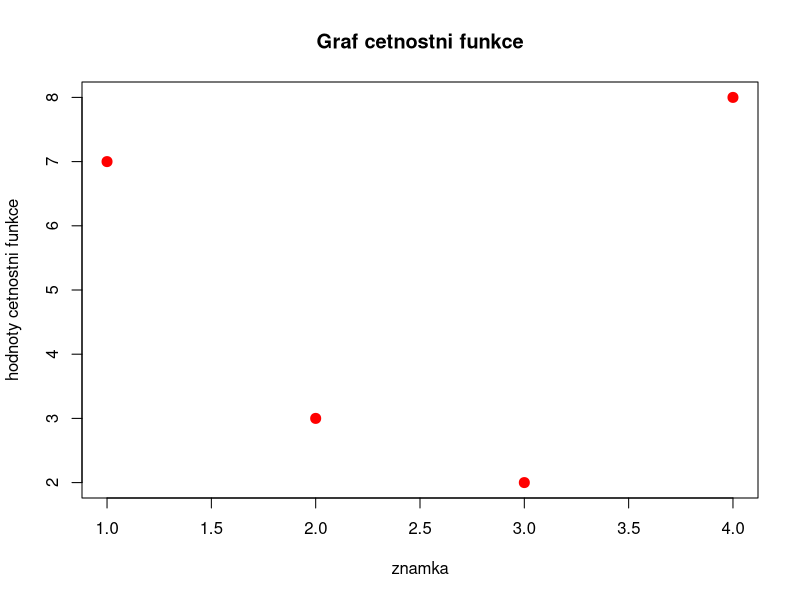
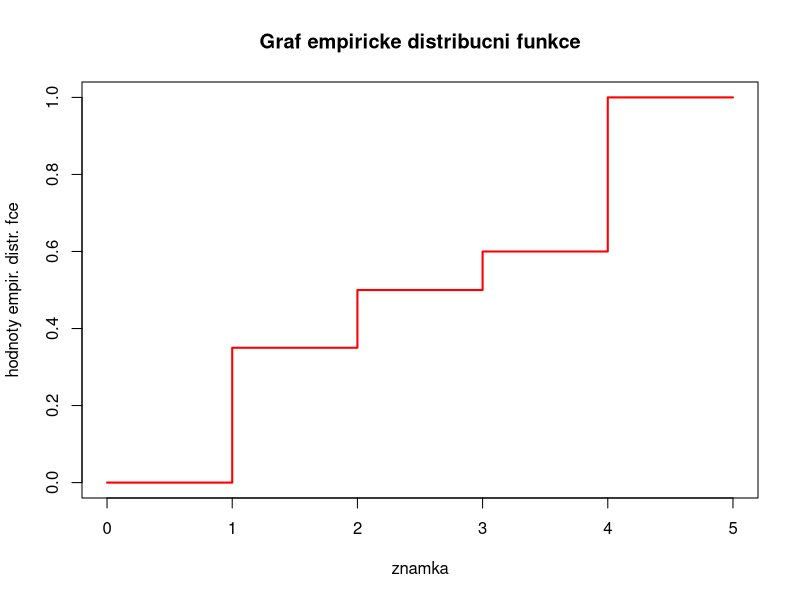
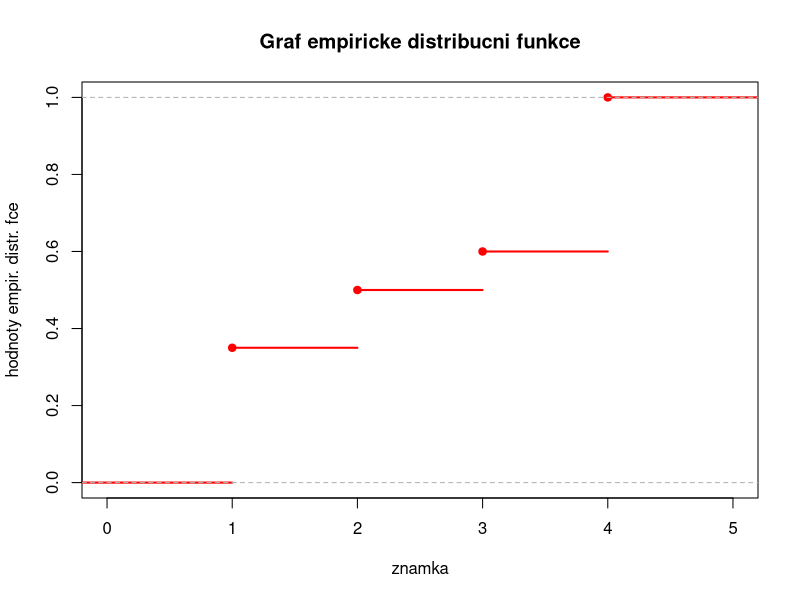
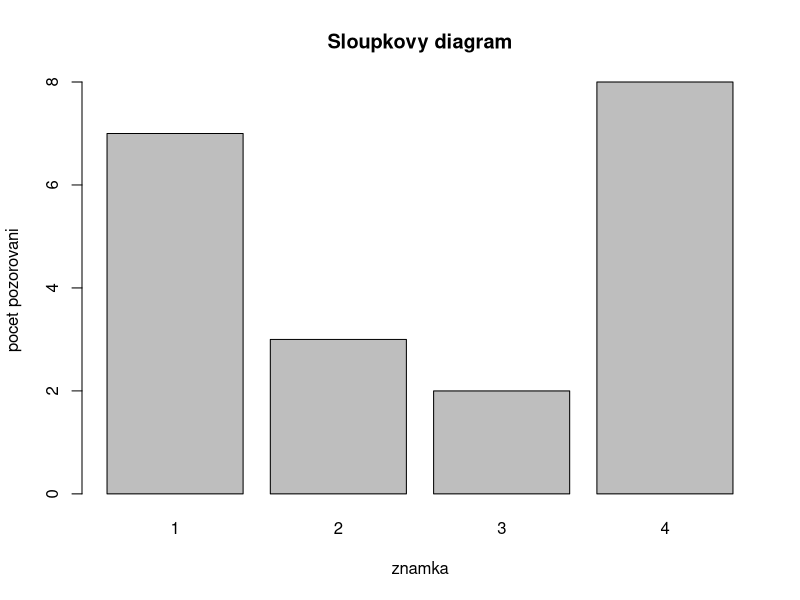
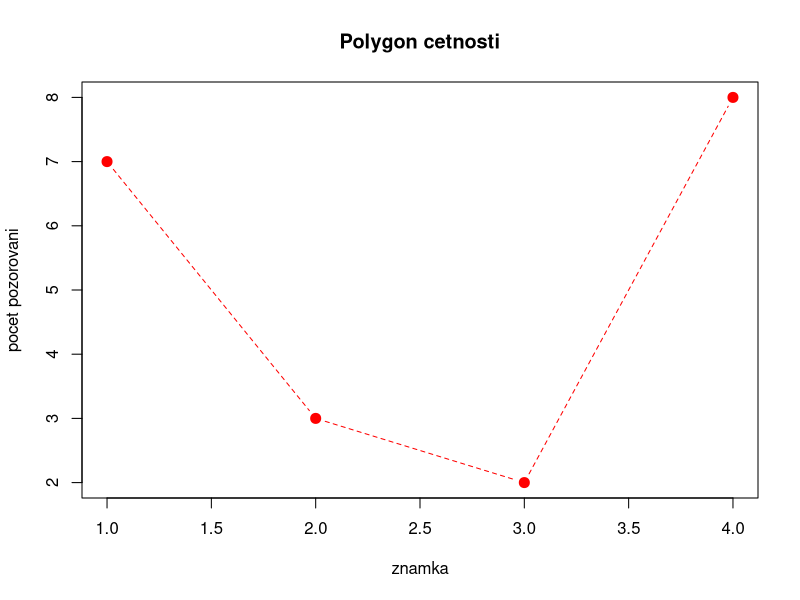
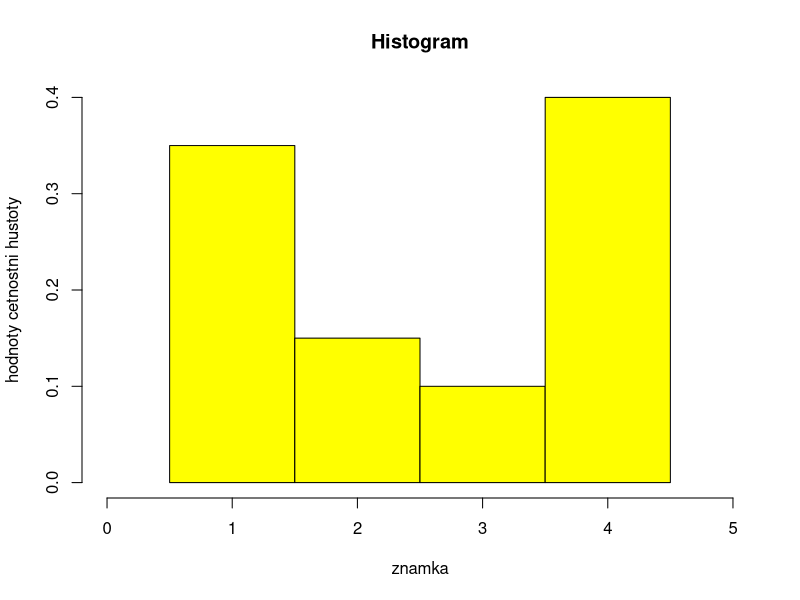
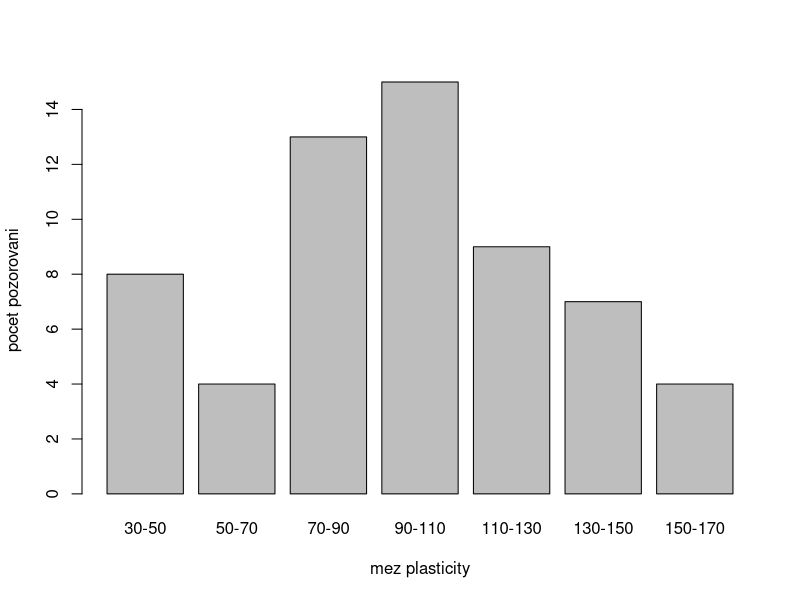
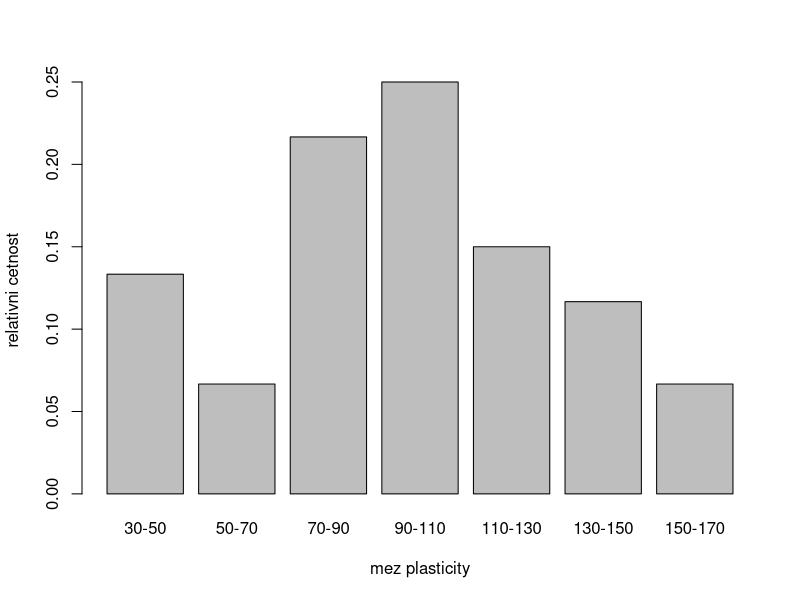

These charts were generated, in order, by the following R code: (Note: this script raises an error after producing the figures.)
#  Priklad 1.1 z prednasky

getwd ()
# Nastavte si pracovni adresar tam, kde mate ulozeny datove soubory, prikazem "setwd"
# anebo v zalozce Files se prepnete do adresare a zvolte More > Set As Working Directory
setwd (".")

data <- read.csv (file = "cv08-01.csv", header = TRUE, sep = ",", dec = ".")
str (data)

#	pocet skupin
r <- nrow (data)

#	absolutni cetnosti
n.j <- data$cetnosti

#	pocet pozorovani
n <- sum (n.j)

#	relativni cestnosti
p.j <- n.j / n
sum (p.j)

# kumulativni absolutni cetnosti
N.j <- cumsum (n.j)

# kumulativni relativni cetnosti
F.j <- N.j / n

#	tabulka 
tabulka <- data.frame (znamka = data$znamka, n.j, p.j, N.j, F.j)
tabulka

#	graf cetnostni funkce
plot (tabulka$znamka, tabulka$n.j, type = "p", pch = 20, cex = 2, col = "red", xlab = "znamka", ylab = "hodnoty cetnostni funkce", main = "Graf cetnostni funkce")

# graf empiricke distribucni funkce
plot (c(0,tabulka$znamka,5), c(0,tabulka$F.j,1), type="s", xlab = "znamka", ylab = "hodnoty empir. distr. fce", main="Graf empiricke distribucni funkce", col = "red", lwd = 2)

X <- rep (tabulka$znamka, tabulka$n.j)
plot (ecdf (X), col = "red", lwd = 2, xlab = "znamka", ylab = "hodnoty empir. distr. fce", main="Graf empiricke distribucni funkce")

# sloupkovy diagram
barplot (tabulka$n.j, names.arg = tabulka$znamka, xlab = "znamka", ylab = "pocet pozorovani", main = "Sloupkovy diagram")

# polygon cetnosti
plot (tabulka$znamka, tabulka$n.j, type="b", pch = 20, xlab = "znamka", ylab = "pocet pozorovani", main = "Polygon cetnosti", col = "red", cex = 2, lty = 2)

#	histogram 
hist (X, breaks = seq (0.5, 4.5, by = 1), freq = FALSE, col = "yellow", xlab = "znamka", ylab = "hodnoty cetnostni hustoty", main = "Histogram", xlim = c (0, 5))



#	=====================================================================================================================================
# Priklad 1.2 z prednasky 

data <- read.csv (file = "cv08-02.csv", header = TRUE, sep = ",", dec = ".")
str (data)

#	pocet skupin
r <- nrow (data)

# stredy intervalu
stredy <- (data$mez.d + data$mez.h) / 2

# delky intervalu 
d.j <- data$mez.h - data$mez.d

#	absolutni cetnosti
n.j <- data$pocet

#	pocet pozorovani
n <- sum (n.j)

#	relativni cestnosti
p.j <- n.j / n
sum (p.j)

# kumulativni absolutni cetnosti
N.j <- cumsum (n.j)

# kumulativni relativni cetnosti
F.j <- N.j / n

# cetnostni hustota
f.j <- p.j / d.j

#	tabulka 
tabulka <- data.frame (mez.d = data$mez.d, mez.h = data$mez.h, stredy, d.j, n.j, p.j, N.j, F.j, f.j)
tabulka

# sloupkovy diagram cetnosti
barplot (tabulka$n.j, names.arg = paste (tabulka$mez.d, "-", tabulka$mez.h, sep = ""), xlab = "mez plasticity", ylab = "pocet pozorovani")

# sloupkovy diagram relativnich cetnosti
barplot (tabulka$p.j, names.arg = paste (tabulka$mez.d, "-", tabulka$mez.h, sep = ""), xlab = "mez plasticity", ylab = "relativni cetnost")

# sloupkovy diagram cetnostni hustoty
barplot (tabulka$f.j, names.arg = paste (tabulka$mez.d, "-", tabulka$mez.h, sep = ""), space = 0, xlab = "mez plasticity", ylab = "cetnostni hustota", main = "Histogram")

#	histogram 
X <- rep (tabulka$stredy, tabulka$n.j)
hist (X, breaks = c (tabulka$mez.d[1], tabulka$mez.h), freq = FALSE, col = "yellow", xlab = "mez plasticity", ylab = "hodnoty cetnostni hustoty", main = "Histogram")

# graf empiricke distribucni funkce
plot (c(0,tabulka$mez.d[1],tabulka$mez.h,200), c(0,0,tabulka$F.j,1), type = "b", xlab = "mez plasticity", ylab = "hodnoty empir. distr. fce", main = "Graf empiricke distribucni funkce", col = "red")



#	=====================================================================================================================================
# Priklad 1.3 z prednasky 

#...
mean(X)

rozptyl <- mean (X^2) - mean(X)^2
rozptyl

smerodatnaodchylka = sqrt(rozptyl)
smerodatnaodchylka

var (X) *(n-1) / n

#	=====================================================================================================================================
# Priklad 1.4 z prednasky 

# opraveny prumer

 (110 * 20 +10 +30)/20

# opraveny rozptyl




#	=====================================================================================================================================
# Priklad 1.5 z prednasky 

data <- read.csv (file = "cv08-01.csv", header = TRUE, sep = ",", dec = ".")
str (data)

X <- rep (data$znamka, data$cetnosti)
n <- sum (data$cetnosti)

# vektor poradi a serazeny vzorek
R <- rank (X)
X.sorted <- sort (X)

# median, kvartily, kvartilova odchylka
c.25 <- 0.25 * n
c.50 <- #...
  c.75 <- #...
  c (c.25, c.50, c.75)


x.25 <- (X.sorted[c.25] + X.sorted[c.25 + 1]) / 2
x.50 <- #...
  x.75 <- #...
  
  c (x.25, x.50, x.75)
q <- x.75 - x.25
q

# hradby boxplotu
c (x.25, x.75) + c (-1, 1) * 1.5 * q
c (x.25, x.75) + c (-1, 1) * 3 * q

# porovnejte s nasledujicim
median (X)
quantile (X, c (0.25, 0.5, 0.75))
# 25% kvantil se lisi, R totiz pri vypoctu kvantilu vzdy pouziva prumerovani dvou okolnich hodnot

# boxplot pomoci stejnojmenne funkce
boxplot (X, ylim = range (X), main = "Krabicovy diagram (boxplot)")
# "fousy" oznacuji nejmensi a nejvetsi pozorovani, ktera jeste jsou uvnitr vnitrni hradby 
stripchart (X, vertical = TRUE, method = "jitter", pch = 21, col = "red", cex = 0.6, bg = "yellow", add = TRUE)

